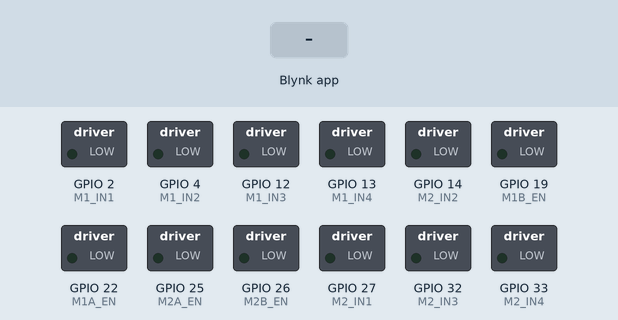
A sketch run on a simulated ESP32. On the bench: switched loads named in the sketch (green lamp = pin HIGH). The inputs (shaded band) are chosen by the test bench. WiFi joins after 1.5 s; servers stay silent unless stated.

Above: at 3.0 s.
3.1 s: Blynk app writes 1 to V1
At 3.6 s:
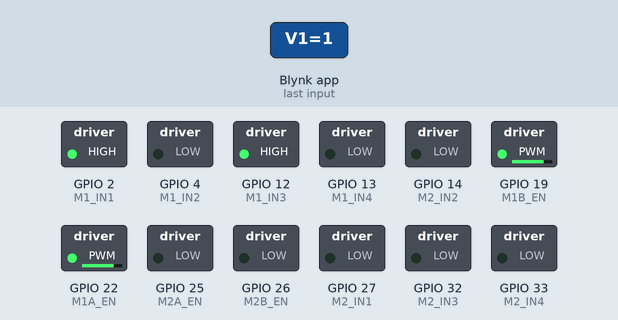
4.6 s: Blynk app writes 1 to V2
At 5.8 s:
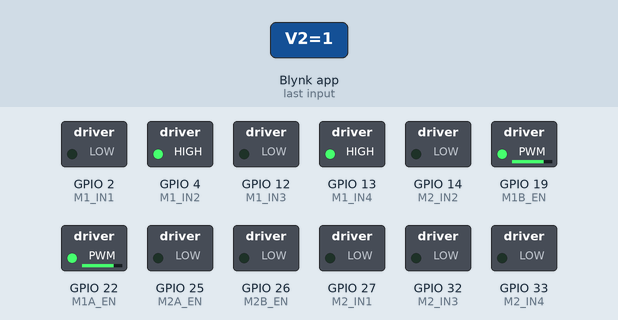
6.1 s: Blynk app writes 1 to V3
At 7.1 s:
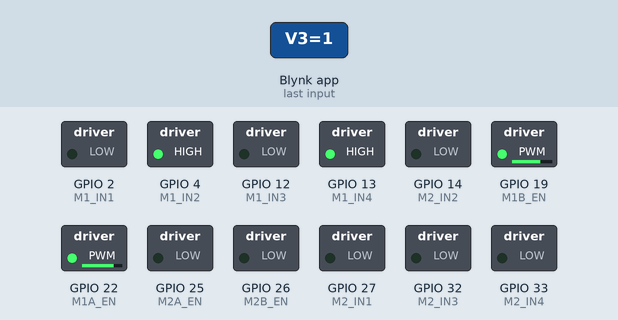
7.6 s: Blynk app writes 200 to V1
At 8.3 s:
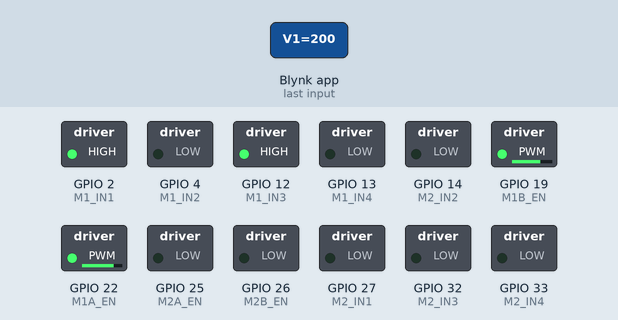
9.1 s: Blynk app writes 0 to V1
At 9.4 s:
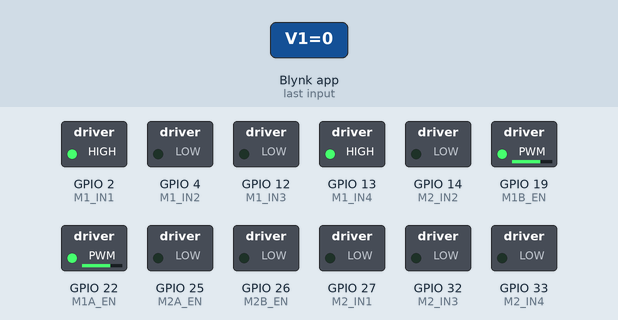
10.6 s: Blynk app writes 1 to V4
At 11.7 s:
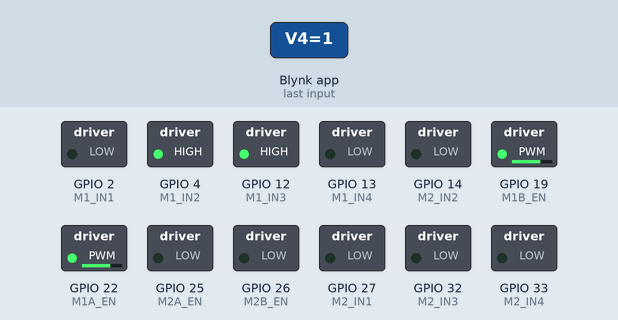
Timing chart, 0 to 13.1 s (numbered marks = the images above; inputs shaded):
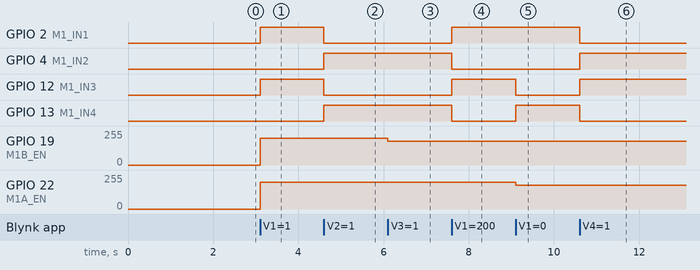

The sketch:

esp32.ino
```cpp
#define BLYNK_PRINT Serial
#define BLYNK_TEMPLATE_ID "TMPL3AYhEctVb"
#define BLYNK_TEMPLATE_NAME "DC2"
#define BLYNK_AUTH_TOKEN "Iidf5sCRManbvztaKOGmQHxQhJaZcEvB"
#include <BlynkSimpleEsp32.h>

// WiFi credentials
char auth[] = BLYNK_AUTH_TOKEN;
char ssid[] = "1";  // WiFi name
char pass[] = "55555555";   // WiFi password

// First L298N (Steering motors)
const uint8_t M1A_EN = 22;  // First L298N Enable A (Left motor PWM)
const uint8_t M1B_EN = 19;  // First L298N Enable B (Right motor PWM)
const uint8_t M1_IN1 = 2;   // Left motor forward
const uint8_t M1_IN2 = 4;   // Left motor reverse
const uint8_t M1_IN3 = 12;  // Right motor forward
const uint8_t M1_IN4 = 13;  // Right motor reverse

// Second L298N (Additional motors)
const uint8_t M2A_EN = 25;  // Second L298N Enable A
const uint8_t M2B_EN = 26;  // Second L298N Enable B
const uint8_t M2_IN1 = 27;  // Third motor forward
const uint8_t M2_IN2 = 14;  // Third motor reverse
const uint8_t M2_IN3 = 32;  // Fourth motor forward
const uint8_t M2_IN4 = 33;  // Fourth motor reverse

// Motor speeds
uint8_t mainSpeed = 200;     // Speed for main motors (0-255)
uint8_t turnSpeed = 180;     // Speed during turns
uint8_t auxiliarySpeed = 200; // Speed for auxiliary motors (0-255)

// Direction states packed into a single byte for efficiency
uint8_t directionState = 0;
#define STATE_FORWARD      0x01
#define STATE_BACKWARD     0x02
#define STATE_RIGHT        0x04
#define STATE_LEFT         0x08
#define STATE_AUX_FORWARD  0x10
#define STATE_AUX_BACKWARD 0x20

// Function prototypes
void updateMotorOutputs();

// Button handler for main movement
BLYNK_WRITE(V1) { // Forward button
    if (param.asInt()) {
        directionState |= STATE_FORWARD;
        directionState &= ~STATE_BACKWARD;
    } else {
        directionState &= ~STATE_FORWARD;
    }
    updateMotorOutputs();
}

BLYNK_WRITE(V2) { // Backward button
    if (param.asInt()) {
        directionState |= STATE_BACKWARD;
        directionState &= ~STATE_FORWARD;
    } else {
        directionState &= ~STATE_BACKWARD;
    }
    updateMotorOutputs();
}

BLYNK_WRITE(V3) { // Right button
    if (param.asInt()) {
        directionState |= STATE_RIGHT;
        directionState &= ~STATE_LEFT;
    } else {
        directionState &= ~STATE_RIGHT;
    }
    updateMotorOutputs();
}

BLYNK_WRITE(V4) { // Left button
    if (param.asInt()) {
        directionState |= STATE_LEFT;
        directionState &= ~STATE_RIGHT;
    } else {
        directionState &= ~STATE_LEFT;
    }
    updateMotorOutputs();
}

// Controls for auxiliary motors
BLYNK_WRITE(V5) { // Auxiliary Forward button
    if (param.asInt()) {
        directionState |= STATE_AUX_FORWARD;
        directionState &= ~STATE_AUX_BACKWARD;
    } else {
        directionState &= ~STATE_AUX_FORWARD;
    }
    updateMotorOutputs();
}

BLYNK_WRITE(V6) { // Auxiliary Backward button
    if (param.asInt()) {
        directionState |= STATE_AUX_BACKWARD;
        directionState &= ~STATE_AUX_FORWARD;
    } else {
        directionState &= ~STATE_AUX_BACKWARD;
    }
    updateMotorOutputs();
}

// Speed control sliders
BLYNK_WRITE(V7) { // Main motors speed control
    mainSpeed = param.asInt();
    turnSpeed = mainSpeed * 0.9; // Turn speed is 90% of main speed
    updateMotorOutputs();
}

BLYNK_WRITE(V8) { // Auxiliary motors speed control
    auxiliarySpeed = param.asInt();
    updateMotorOutputs();
}

void updateMotorOutputs() {
    // Update main motors
    uint8_t leftSpeed = 0;
    uint8_t rightSpeed = 0;

    // Set motor directions based on state
    if (directionState & STATE_FORWARD) {
        digitalWrite(M1_IN1, HIGH);
        digitalWrite(M1_IN2, LOW);
        digitalWrite(M1_IN3, HIGH);
        digitalWrite(M1_IN4, LOW);

        if (directionState & STATE_RIGHT) {
            leftSpeed = mainSpeed;
            rightSpeed = turnSpeed;
        } else if (directionState & STATE_LEFT) {
            leftSpeed = turnSpeed;
            rightSpeed = mainSpeed;
        } else {
            leftSpeed = rightSpeed = mainSpeed;
        }
    } else if (directionState & STATE_BACKWARD) {
        digitalWrite(M1_IN1, LOW);
        digitalWrite(M1_IN2, HIGH);
        digitalWrite(M1_IN3, LOW);
        digitalWrite(M1_IN4, HIGH);

        if (directionState & STATE_RIGHT) {
            leftSpeed = mainSpeed;
            rightSpeed = turnSpeed;
        } else if (directionState & STATE_LEFT) {
            leftSpeed = turnSpeed;
            rightSpeed = mainSpeed;
        } else {
            leftSpeed = rightSpeed = mainSpeed;
        }
    } else if ((directionState & STATE_RIGHT) && !(directionState & (STATE_FORWARD | STATE_BACKWARD))) {
        // In-place right turn
        digitalWrite(M1_IN1, HIGH);
        digitalWrite(M1_IN2, LOW);
        digitalWrite(M1_IN3, LOW);
        digitalWrite(M1_IN4, HIGH);
        leftSpeed = rightSpeed = turnSpeed;
    } else if ((directionState & STATE_LEFT) && !(directionState & (STATE_FORWARD | STATE_BACKWARD))) {
        // In-place left turn
        digitalWrite(M1_IN1, LOW);
        digitalWrite(M1_IN2, HIGH);
        digitalWrite(M1_IN3, HIGH);
        digitalWrite(M1_IN4, LOW);
        leftSpeed = rightSpeed = turnSpeed;
    } else {
        // Stop motors
        digitalWrite(M1_IN1, LOW);
        digitalWrite(M1_IN2, LOW);
        digitalWrite(M1_IN3, LOW);
        digitalWrite(M1_IN4, LOW);
    }

    analogWrite(M1A_EN, leftSpeed);
    analogWrite(M1B_EN, rightSpeed);

    // Update auxiliary motors
    if (directionState & STATE_AUX_FORWARD) {
        digitalWrite(M2_IN1, HIGH);
        digitalWrite(M2_IN2, LOW);
        digitalWrite(M2_IN3, HIGH);
        digitalWrite(M2_IN4, LOW);
        analogWrite(M2A_EN, auxiliarySpeed);
        analogWrite(M2B_EN, auxiliarySpeed);
    } else if (directionState & STATE_AUX_BACKWARD) {
        digitalWrite(M2_IN1, LOW);
        digitalWrite(M2_IN2, HIGH);
        digitalWrite(M2_IN3, LOW);
        digitalWrite(M2_IN4, HIGH);
        analogWrite(M2A_EN, auxiliarySpeed);
        analogWrite(M2B_EN, auxiliarySpeed);
    } else {
        digitalWrite(M2_IN1, LOW);
        digitalWrite(M2_IN2, LOW);
        digitalWrite(M2_IN3, LOW);
        digitalWrite(M2_IN4, LOW);
        analogWrite(M2A_EN, 0);
        analogWrite(M2B_EN, 0);
    }
}

void setup() {
    // Configure L298N pins all at once
    const uint8_t output_pins[] = {
        M1A_EN, M1B_EN, M1_IN1, M1_IN2, M1_IN3, M1_IN4,
        M2A_EN, M2B_EN, M2_IN1, M2_IN2, M2_IN3, M2_IN4
    };

    for (uint8_t i = 0; i < sizeof(output_pins); i++) {
        pinMode(output_pins[i], OUTPUT);
    }

    // Set initial state for all motors (stopped)
    digitalWrite(M1_IN1, LOW);
    digitalWrite(M1_IN2, LOW);
    digitalWrite(M1_IN3, LOW);
    digitalWrite(M1_IN4, LOW);
    digitalWrite(M2_IN1, LOW);
    digitalWrite(M2_IN2, LOW);
    digitalWrite(M2_IN3, LOW);
    digitalWrite(M2_IN4, LOW);

    // Start serial and Blynk
    Serial.begin(115200); // Faster baud rate
    Blynk.begin(auth, ssid, pass);
}

void loop() {
    Blynk.run();
    // No need to call updateMotorOutputs() in loop - it's called directly from each Blynk handler
}
```

Measured:
- after the input at 3.1 s, GPIO 2 (M1_IN1), GPIO 12 (M1_IN3): LOW → HIGH at once; GPIO 19 (M1B_EN), GPIO 22 (M1A_EN): 0/255 → 200/255 at once
- after the input at 4.6 s, GPIO 2 (M1_IN1), GPIO 12 (M1_IN3): HIGH → LOW at once; GPIO 4 (M1_IN2), GPIO 13 (M1_IN4): LOW → HIGH at once
- after the input at 6.1 s, GPIO 19 (M1B_EN): 200/255 → 180/255 at once
- after the input at 7.6 s, GPIO 2 (M1_IN1), GPIO 12 (M1_IN3): LOW → HIGH at once; GPIO 4 (M1_IN2), GPIO 13 (M1_IN4): HIGH → LOW at once
- after the input at 9.1 s, GPIO 12 (M1_IN3): HIGH → LOW at once; GPIO 13 (M1_IN4): LOW → HIGH at once; GPIO 22 (M1A_EN): 200/255 → 180/255 at once
- after the input at 10.6 s, GPIO 2 (M1_IN1), GPIO 13 (M1_IN4): HIGH → LOW at once; GPIO 4 (M1_IN2), GPIO 12 (M1_IN3): LOW → HIGH at once
